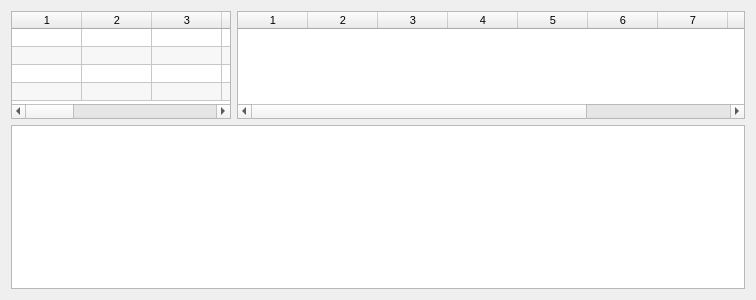
<?xml version="1.0" encoding="UTF-8"?>
<ui version="4.0">
 <class>GraphicsWidget</class>
 <widget class="QWidget" name="GraphicsWidget">
  <property name="geometry">
   <rect>
    <x>0</x>
    <y>0</y>
    <width>756</width>
    <height>300</height>
   </rect>
  </property>
  <property name="windowTitle">
   <string>Form</string>
  </property>
  <layout class="QGridLayout" name="gridLayout">
   <item row="2" column="0" colspan="2">
    <widget class="GraphicsView" name="graphicsView"/>
   </item>
   <item row="1" column="1">
    <widget class="QTableWidget" name="tagTable">
     <property name="sizePolicy">
      <sizepolicy hsizetype="Expanding" vsizetype="Expanding">
       <horstretch>0</horstretch>
       <verstretch>0</verstretch>
      </sizepolicy>
     </property>
     <property name="minimumSize">
      <size>
       <width>450</width>
       <height>71</height>
      </size>
     </property>
     <property name="maximumSize">
      <size>
       <width>700</width>
       <height>16777215</height>
      </size>
     </property>
     <property name="font">
      <font>
       <pointsize>8</pointsize>
      </font>
     </property>
     <property name="sizeAdjustPolicy">
      <enum>QAbstractScrollArea::AdjustToContents</enum>
     </property>
     <property name="alternatingRowColors">
      <bool>true</bool>
     </property>
     <property name="rowCount">
      <number>0</number>
     </property>
     <property name="columnCount">
      <number>10</number>
     </property>
     <attribute name="horizontalHeaderMinimumSectionSize">
      <number>50</number>
     </attribute>
     <attribute name="horizontalHeaderDefaultSectionSize">
      <number>70</number>
     </attribute>
     <attribute name="horizontalHeaderStretchLastSection">
      <bool>false</bool>
     </attribute>
     <attribute name="verticalHeaderMinimumSectionSize">
      <number>18</number>
     </attribute>
     <attribute name="verticalHeaderDefaultSectionSize">
      <number>18</number>
     </attribute>
     <column/>
     <column/>
     <column/>
     <column/>
     <column/>
     <column/>
     <column/>
     <column/>
     <column/>
     <column/>
    </widget>
   </item>
   <item row="1" column="0">
    <widget class="QTableWidget" name="anchorTable">
     <property name="sizePolicy">
      <sizepolicy hsizetype="Expanding" vsizetype="Preferred">
       <horstretch>0</horstretch>
       <verstretch>0</verstretch>
      </sizepolicy>
     </property>
     <property name="minimumSize">
      <size>
       <width>220</width>
       <height>108</height>
      </size>
     </property>
     <property name="maximumSize">
      <size>
       <width>350</width>
       <height>200</height>
      </size>
     </property>
     <property name="font">
      <font>
       <pointsize>8</pointsize>
      </font>
     </property>
     <property name="sizeAdjustPolicy">
      <enum>QAbstractScrollArea::AdjustToContents</enum>
     </property>
     <property name="alternatingRowColors">
      <bool>true</bool>
     </property>
     <property name="rowCount">
      <number>4</number>
     </property>
     <property name="columnCount">
      <number>12</number>
     </property>
     <attribute name="horizontalHeaderMinimumSectionSize">
      <number>50</number>
     </attribute>
     <attribute name="horizontalHeaderDefaultSectionSize">
      <number>70</number>
     </attribute>
     <attribute name="horizontalHeaderStretchLastSection">
      <bool>false</bool>
     </attribute>
     <attribute name="verticalHeaderVisible">
      <bool>false</bool>
     </attribute>
     <attribute name="verticalHeaderMinimumSectionSize">
      <number>18</number>
     </attribute>
     <attribute name="verticalHeaderDefaultSectionSize">
      <number>18</number>
     </attribute>
     <attribute name="verticalHeaderHighlightSections">
      <bool>true</bool>
     </attribute>
     <row/>
     <row/>
     <row/>
     <row/>
     <column/>
     <column/>
     <column/>
     <column/>
     <column/>
     <column/>
     <column/>
     <column/>
     <column/>
     <column/>
     <column/>
     <column/>
    </widget>
   </item>
  </layout>
 </widget>
 <customwidgets>
  <customwidget>
   <class>GraphicsView</class>
   <extends>QGraphicsView</extends>
   <header>GraphicsView.h</header>
  </customwidget>
 </customwidgets>
 <resources/>
 <connections/>
</ui>
